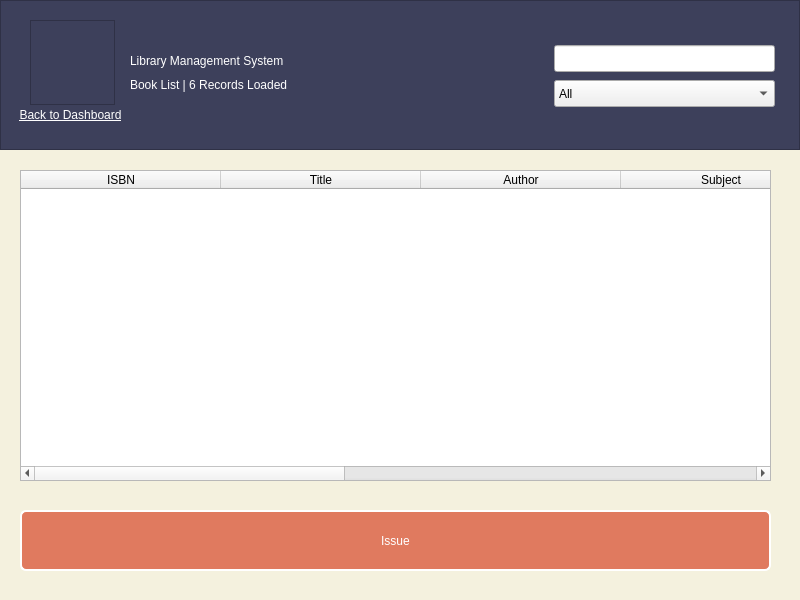
<?xml version="1.0" encoding="UTF-8"?>
<ui version="4.0">
 <class>booklist_user</class>
 <widget class="QWidget" name="booklist_user">
  <property name="geometry">
   <rect>
    <x>0</x>
    <y>0</y>
    <width>800</width>
    <height>600</height>
   </rect>
  </property>
  <property name="windowTitle">
   <string>Book List</string>
  </property>
  <property name="windowIcon">
   <iconset resource="res.qrc">
    <normaloff>:/icons/icons/library.png</normaloff>:/icons/icons/library.png</iconset>
  </property>
  <property name="styleSheet">
   <string notr="true">#booklist_user
{
	background-color: rgb(244, 241, 222);
	color: rgb(61, 64, 91);
}
QPushButton
{
	font: 10pt &quot;IRANYekan&quot;;
	background-color: rgb(224, 122, 95);
	color: rgb(255, 255, 255);
    border: 2px solid rgb(255, 255, 255);
    border-radius: 6px;
}
QPushButton:hover
{
	background-color: rgb(242, 204, 143);
}</string>
  </property>
  <widget class="QFrame" name="frame_top">
   <property name="geometry">
    <rect>
     <x>0</x>
     <y>0</y>
     <width>800</width>
     <height>150</height>
    </rect>
   </property>
   <property name="styleSheet">
    <string notr="true">background-color: rgb(61, 64, 91);
color: rgb(255, 255, 255);</string>
   </property>
   <property name="frameShape">
    <enum>QFrame::StyledPanel</enum>
   </property>
   <property name="frameShadow">
    <enum>QFrame::Raised</enum>
   </property>
   <widget class="QFrame" name="frame">
    <property name="geometry">
     <rect>
      <x>30</x>
      <y>20</y>
      <width>85</width>
      <height>85</height>
     </rect>
    </property>
    <property name="styleSheet">
     <string notr="true">image: url(:/icons/icons/hand-over.png);</string>
    </property>
    <property name="frameShape">
     <enum>QFrame::StyledPanel</enum>
    </property>
    <property name="frameShadow">
     <enum>QFrame::Raised</enum>
    </property>
   </widget>
   <widget class="QLabel" name="label">
    <property name="geometry">
     <rect>
      <x>130</x>
      <y>75</y>
      <width>320</width>
      <height>20</height>
     </rect>
    </property>
    <property name="styleSheet">
     <string notr="true">font: 25 10pt &quot;IRANYekan Light&quot;;</string>
    </property>
    <property name="text">
     <string>Book List | 6 Records Loaded</string>
    </property>
   </widget>
   <widget class="QLabel" name="label_title">
    <property name="geometry">
     <rect>
      <x>130</x>
      <y>45</y>
      <width>451</width>
      <height>31</height>
     </rect>
    </property>
    <property name="styleSheet">
     <string notr="true">font: 75 14pt &quot;IRANYekan&quot;;</string>
    </property>
    <property name="text">
     <string>Library Management System</string>
    </property>
   </widget>
   <widget class="QPushButton" name="pushButton_backtodash">
    <property name="geometry">
     <rect>
      <x>10</x>
      <y>105</y>
      <width>121</width>
      <height>20</height>
     </rect>
    </property>
    <property name="styleSheet">
     <string notr="true">border: 0px;
text-decoration: underline;
font: 25 7pt &quot;IRANYekan Light&quot;;</string>
    </property>
    <property name="text">
     <string>&amp;Back to Dashboard</string>
    </property>
    <property name="flat">
     <bool>true</bool>
    </property>
   </widget>
  </widget>
  <widget class="QLineEdit" name="lineEdit_search">
   <property name="geometry">
    <rect>
     <x>554</x>
     <y>45</y>
     <width>221</width>
     <height>27</height>
    </rect>
   </property>
   <property name="toolTip">
    <string>Quick Search</string>
   </property>
   <property name="placeholderText">
    <string/>
   </property>
  </widget>
  <widget class="QComboBox" name="comboBox_search">
   <property name="geometry">
    <rect>
     <x>554</x>
     <y>80</y>
     <width>221</width>
     <height>27</height>
    </rect>
   </property>
   <property name="toolTip">
    <string>Search by:</string>
   </property>
   <item>
    <property name="text">
     <string>All</string>
    </property>
   </item>
   <item>
    <property name="text">
     <string>ISBN</string>
    </property>
   </item>
   <item>
    <property name="text">
     <string>Title</string>
    </property>
   </item>
   <item>
    <property name="text">
     <string>Author</string>
    </property>
   </item>
   <item>
    <property name="text">
     <string>Subject</string>
    </property>
   </item>
   <item>
    <property name="text">
     <string>Publisher</string>
    </property>
   </item>
   <item>
    <property name="text">
     <string>Language</string>
    </property>
   </item>
   <item>
    <property name="text">
     <string>Number Of Pages</string>
    </property>
   </item>
  </widget>
  <widget class="QTableWidget" name="tableWidget">
   <property name="geometry">
    <rect>
     <x>20</x>
     <y>170</y>
     <width>751</width>
     <height>311</height>
    </rect>
   </property>
   <property name="alternatingRowColors">
    <bool>true</bool>
   </property>
   <property name="selectionMode">
    <enum>QAbstractItemView::SingleSelection</enum>
   </property>
   <property name="selectionBehavior">
    <enum>QAbstractItemView::SelectRows</enum>
   </property>
   <property name="sortingEnabled">
    <bool>true</bool>
   </property>
   <attribute name="horizontalHeaderDefaultSectionSize">
    <number>200</number>
   </attribute>
   <column>
    <property name="text">
     <string>ISBN</string>
    </property>
   </column>
   <column>
    <property name="text">
     <string>Title</string>
    </property>
   </column>
   <column>
    <property name="text">
     <string>Author</string>
    </property>
   </column>
   <column>
    <property name="text">
     <string>Subject</string>
    </property>
   </column>
   <column>
    <property name="text">
     <string>Publisher</string>
    </property>
   </column>
   <column>
    <property name="text">
     <string>Language</string>
    </property>
   </column>
   <column>
    <property name="text">
     <string>Number Of Pages</string>
    </property>
   </column>
  </widget>
  <widget class="QWidget" name="horizontalLayoutWidget">
   <property name="geometry">
    <rect>
     <x>20</x>
     <y>510</y>
     <width>751</width>
     <height>61</height>
    </rect>
   </property>
   <layout class="QHBoxLayout" name="horizontalLayout">
    <item>
     <widget class="QPushButton" name="pushButton_issue">
      <property name="sizePolicy">
       <sizepolicy hsizetype="Expanding" vsizetype="Expanding">
        <horstretch>0</horstretch>
        <verstretch>0</verstretch>
       </sizepolicy>
      </property>
      <property name="text">
       <string>Issue</string>
      </property>
     </widget>
    </item>
   </layout>
  </widget>
 </widget>
 <resources>
  <include location="res.qrc"/>
 </resources>
 <connections/>
</ui>
